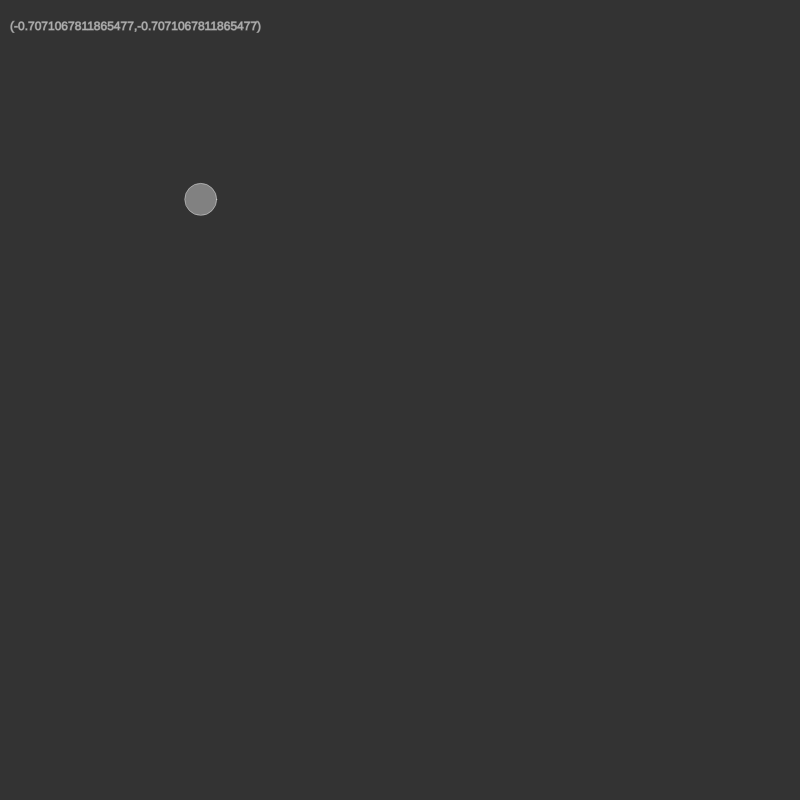
Frame 1 (no input)
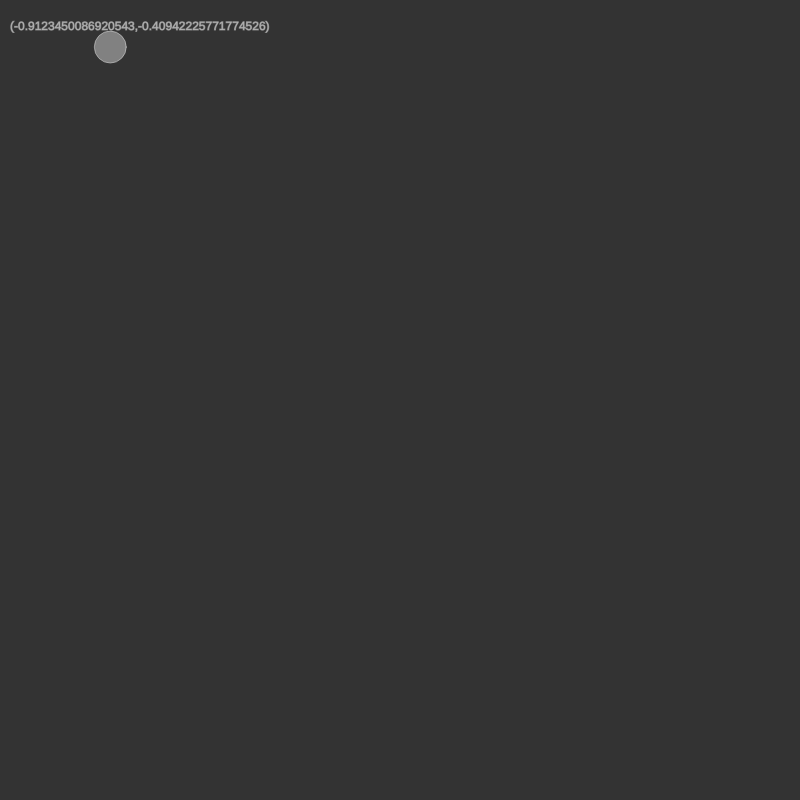
Frame 60 (no input)
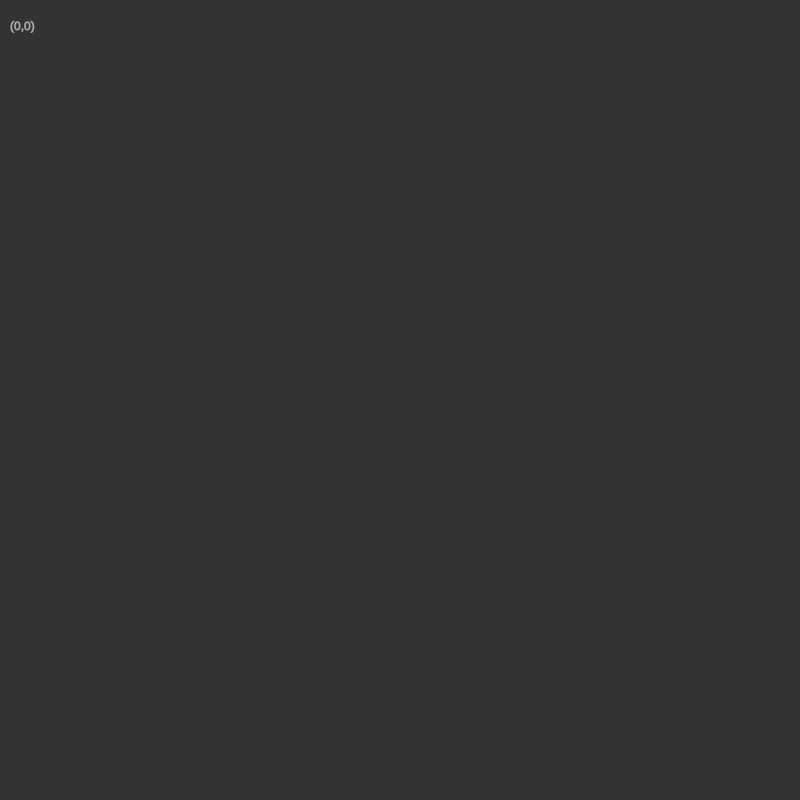
Frame 120 (the mouse pressed at the canvas centre since frame 60)

The p5.js sketch that drew these frames (run headless with seeded random() and noise() and a simulated clock; from frame 60 on, the mouse is pressed at the canvas centre):

// p5.js sketch
// ── sketch.js
function setup() {
    createCanvas(800, 800);
    walker = new Walker(200, 200);
}

function draw() {
    background(51);
    walker.update();
    walker.show();
    walker.showForce();
}
// ── walker.js
class Walker {
    constructor(x, y) {
        this.pos = createVector(x, y);
        this.vel = createVector();
        this.acc = createVector();
        this.mass = 10;

        this.vel = p5.Vector.random2D();
    }

    update() {
        let mouse = createVector(mouseX, mouseY);
        if (!mouseIsPressed) {
            this.acc = p5.Vector.sub(mouse, this.pos);
            this.acc.setMag(0.1);
        } else {
            this.acc = createVector(0, 0);
        }
        this.vel.add(this.acc);
        this.pos.add(this.vel);
        this.force = p5.Vector.mult(this.acc, this.mass);
    }

    show() {
        stroke(255, 100);
        fill(250, 100);
        ellipse(this.pos.x, this.pos.y, 32);
    }

    showForce() {
        text('(' + this.force.x + "," + this.force.y + ")", 10, 30);
    }
}
